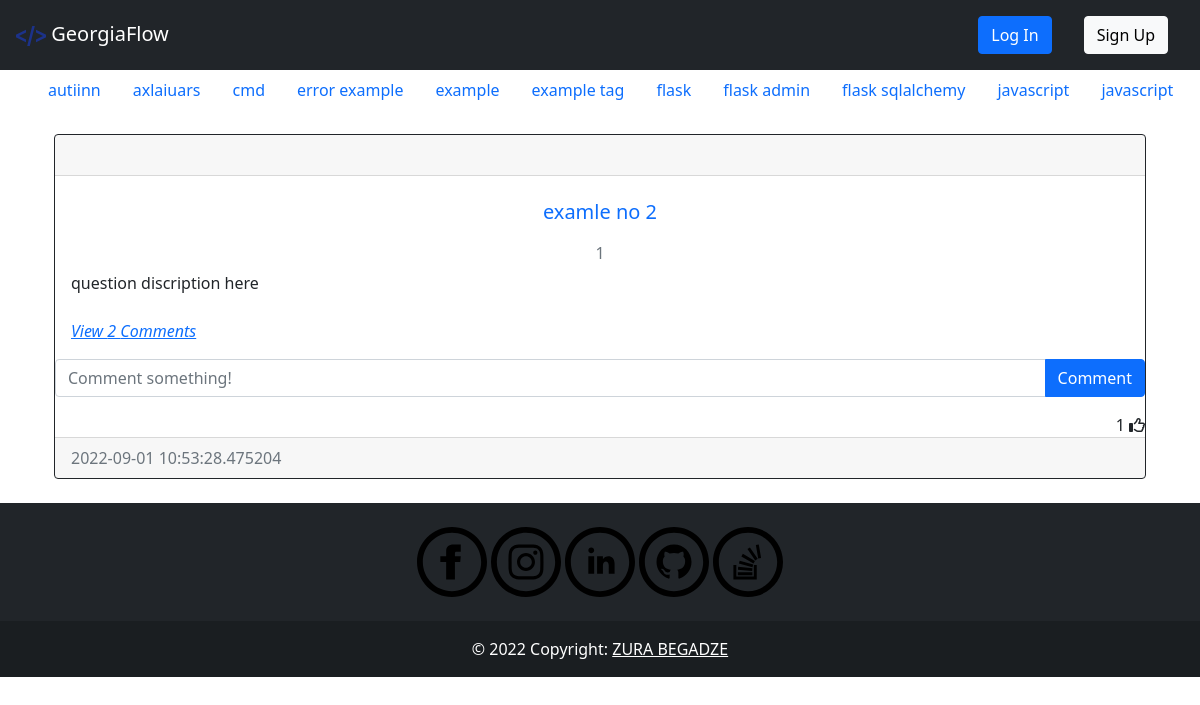
Before: /post/1 with the older database file.
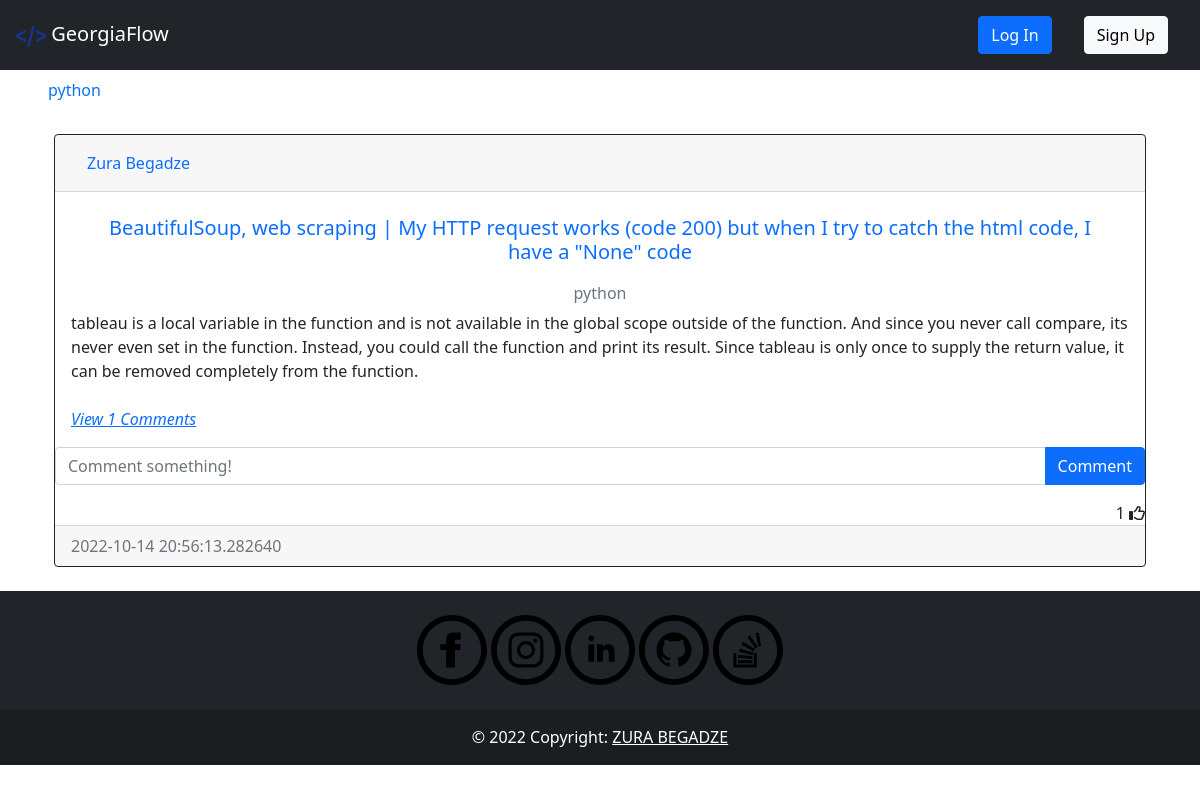
After: the same page with the newer database file.
### question/models.py (models this page shows, shortened)
class Tag(db.Model):
    __tablename__='tag'
    id =db.Column(db.Integer, primary_key=True)
    name = db.Column(db.String(40), nullable = False, unique=True, index=True)
    date_created = db.Column(db.DateTime, default = datetime.utcnow())
    author = db.Column(db.Integer, db.ForeignKey('user.id', ondelete="CASCADE"), nullable=False)

class Post(db.Model):
    __tablename__='post'
    id = db.Column(db.Integer, primary_key=True)
    heading = db.Column(db.String(500), nullable = False, index=True, unique=True)
    text = db.Column(db.Text, nullable=False)
    date_created = db.Column(db.DateTime, default = datetime.utcnow())
    tags = db.Column(db.String, db.ForeignKey('tag.name', ondelete="CASCADE"), unique=False, nullable=False)
    author = db.Column(db.Integer, db.ForeignKey('user.id', ondelete="CASCADE"), nullable=False)
    comments = db.relationship('Comment', backref='post', passive_deletes=True)
    likes = db.relationship('Like', backref='post', passive_deletes=True)
    corrects = db.relationship('Correct', backref='post', passive_deletes=True)

### auth/models.py (models this page shows, shortened)
class User(db.Model, UserMixin):
    __tablename__ = 'user'
    id = db.Column(db.Integer, primary_key=True)
    fullname = db.Column(db.String(200), nullable = False, index=True)
    email = db.Column(db.String(100), nullable = False, unique = True, index=True)
    linkedin = db.Column(db.String(50),  nullable = False)
    github = db.Column(db.String(45),  nullable = False)
    date_created = db.Column(db.DateTime, default = datetime.utcnow())
    password_hash = db.Column(db.String(128))
    posts = db.relationship('Post', backref='user', passive_deletes=True)
    tags = db.relationship('Tag', backref='user', passive_deletes=True)
    comments = db.relationship('Comment', backref='user', passive_deletes=True)
    likes = db.relationship('Like', backref='user', passive_deletes=True)
    correct = db.relationship('Correct', backref='correct_user', passive_deletes=True)

### question/views.py (the view)
@post.route('/post/<post_id>', methods=['GET', 'POST'])
def post_detail(post_id):
    tags = Tag.query.order_by(Tag.name).all()
    post = Post.query.filter_by(id=post_id).first()
    return render_template('detail.html', post=post, tags=tags)

### templates/detail.html (shortened to what this page needs)
{% extends 'base.html' %}
{% block content %}
    <div id="posts">
    <div class="card border-dark">
        <div class="card-header d-flex justify-content-between align-items-center">
            <a class="nav-item nav-link active" href="{{ url_for('auth.get_user', user_id=post.user.id) }}">{{post.user.fullname}}</a>
            <br />
        </div>
        <div class="card-body">
            <a class="card-title nav-item nav-link text-center" href="{{ url_for('post.post_detail', post_id=post.id) }}"><h5 >{{post.heading}}</h5></a>
            <h6 class="card-subtitle mb-2 text-muted text-center">{{post.tags}}</h6>
            <div class="card-text ">{{post.text}}</div>
            <br />
            <p class="card-text">
                {% if post.comments|length > 0 %}
                <a data-bs-toggle="collapse" href="#comments-{{post.id}}" role="button">
                <cite title="Source" >View {{post.comments|length}} Comments</cite>
                </a>
                {% else %}
                <small class="text-muted">No Comments</small>
                {% endif %}
            </p>
        </div>
        <form class="input-group mb-3" method="POST" action="/create-comment/{{post.id}}" >
            <input type="text" id="text"  name="text" class="form-control" placeholder="Comment something!" />
            <button type="submit" class="btn btn-primary">Comment</button>
        </form>
        <div class="text-right">
            <span id="likes-count-{{post.id}}">{{ post.likes|length }}</span>
            {% if current_user.id in post.likes|map(attribute="author")|list %}
            <i class="fas fa-thumbs-up" id="like-button-{{post.id}}" onclick="like('{{post.id}}')"></i>
            {% else %}
            <i class="far fa-thumbs-up" id="like-button-{{post.id}}" onclick="like('{{post.id}}')"></i>
            {% endif %}
        </div>
        <div class="card-footer text-muted">{{post.date_created}}</div>
    </div>
    <br/ >
    </div>
{% endblock %}

### templates/base.html (shortened to what this page needs)
<!DOCTYPE html>
<html lang="en">
    <head>
        <link rel="stylesheet" href="{{ url_for('static', filename='css/index.css')}}"></link>
        <link rel="stylesheet" href="https://cdnjs.cloudflare.com/ajax/libs/font-awesome/4.7.0/css/font-awesome.min.css"/>
        <link rel="stylesheet" href="https://cdn.jsdelivr.net/npm/bootstrap@5.2.0/dist/css/bootstrap.min.css"/>
        <link rel="stylesheet" href="https://cdn.jsdelivr.net/npm/bootstrap@4.6.2/dist/css/bootstrap.min.css"/>
        <link rel="stylesheet" href="https://cdn.jsdelivr.net/npm/bootstrap@4.1.3/dist/css/bootstrap.min.css"/>
        <link rel="stylesheet" href="https://cdn.jsdelivr.net/npm/bootstrap@5.0.2/dist/css/bootstrap.min.css"/>
    </head>
    <body>
        <nav class="navbar navbar-expand-lg   navbar-dark bg-dark">
            <a class="navbar-brand" href="{{ url_for('api.index') }}"><img style="width:30px" src="{{ url_for('static', filename='images/newicon.png')}}"> GeorgiaFlow</a>
            <div class="collapse navbar-collapse" id="navbarTogglerDemo03">
                {%if current_user.is_authenticated %}
                    <div class="btn-group" style="margin-right:5%">
                        <button type="button" class="btn btn-sm btn-secondary dropdown-toggle" data-bs-toggle="dropdown">{{current_user.fullname}}</button>
                        <ul class="dropdown-menu">
                            <li>
                                <a class="dropdown-item" href="{{ url_for('auth.get_user', user_id=current_user.id) }}">{{current_user.fullname}}</a>
                            </li>
                            <li>
                                <a class="dropdown-item" href="{{ url_for('auth.update', user_id=current_user.id) }}">Update Profile</a>
                            </li>
                            <li>
                                <a class="dropdown-item" href="{{ url_for('auth.update_password', user_id=current_user.id) }}">Update Password</a>
                            </li>
                            <div class="dropdown-divider"></div>
                            <a class="dropdown-item" href="{{ url_for('auth.logout') }}">Log Out</a>
                            </div>
                        </ul>
                    </div>
                {%else%}
                    <a class="nav-link" href="{{ url_for('auth.login') }}"><button type="button" class="btn btn-primary">Log In</button></a>
                    <a class="nav-link" href="{{ url_for('auth.signup') }}"><button type="button" class="btn btn-light">Sign Up</button></a>
                {%endif%}
            </div>
        </nav>
        <nav class="navtag ">
            <ul class="navtagul">
                {%for tag in tags%}
                    <li><a class="navtaga nav-link" href="{{ url_for('post.tag_posts', tag_name=tag.name) }}">{{tag.name}}</a></li>
                {%endfor%}
            </ul>
        </nav>
        <div class="container">{% block content %}{% endblock %}</div>
        {%block footer%}
        <footer class="bg-dark text-center text-white">
            <div class="container p-4 pb-0">
                <section class="mb-4">
                    <a href="https://www.facebook.com/zura.begadze.35/" target="_blank"></a>
                    <a href="https://www.instagram.com/zura__begadze/" target="_blank"> </a>
                    <a href="https://www.linkedin.com/in/zura-begadze/" target="_blank"></a>
                    <a href="https://github.com/papitokarlo" target="_blank"></a>
                    <a href="https://stackoverflow.com/users/16176444/zura-begadze" target="_blank"> </a>
                </section>
            </div>
            <div class="text-center p-3" style="background-color: rgba(0, 0, 0, 0.2);">
                © 2022 Copyright:
                <a class="text-white" href="">ZURA BEGADZE</a>
            </div>
        </footer>
        {%endblock%}
    </body>
</html>

Changed rows visible on the page:
removed Tag: name "autiinn"
removed Tag: name "axlaiuars"
removed Tag: name "cmd"
removed Tag: name "error example"
removed Tag: name "example"
removed Tag: name "example tag"
removed Tag: name "flask"
removed Tag: name "flask admin"
removed Tag: name "flask sqlalchemy"
removed Tag: name "javascript"
removed Tag: name "javascript"
now on this page (row edited): Tag: name "python"
now on this page (row edited): User: user.fullname "Zura Begadze"
changed Post: heading "examle no 2" → "BeautifulSoup, web scraping | My HTTP request works (code 200) but when I try to catch the html code, I have a \"None\" code"; tags "1" → "python"; text "question discription here" → "tableau is a local variable in the function and is not available in the global scope outside of the function. And since you never call compare, its never even set in the function. Instead, you could call the function and print its result. Since tableau is only once to supply the return value, it can be removed completely from the function."; date_created "2022-09-01 10:53:28.475204" → "2022-10-14 20:56:13.282640"
Other visible differences:
{{ post.comments|length }}: "2" → "1"
